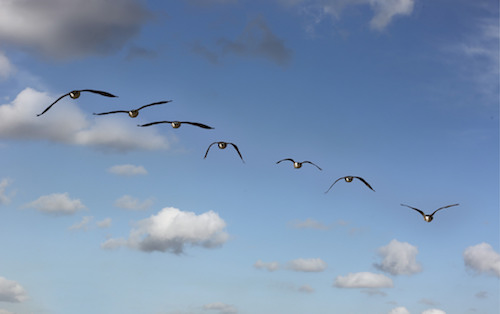
#> input picture src/tareas/Rotation/acaceres@fiuna.edu.py/imgs/birds.jpg, 500 x 314 px
$ python LAB_Components.py
#> lines starting #> are read from the running program, lines starting #| are printed output that depends on the picture
import cv2
import numpy as np

image=cv2.imread("../tareas/Rotation/acaceres@fiuna.edu.py/imgs/birds.jpg")
#> image is the input picture: shape (314, 500, 3); mean B, G, R 179, 147.5, 122.9

#resuze de la imagen

image=cv2.resize(image,(600,600))
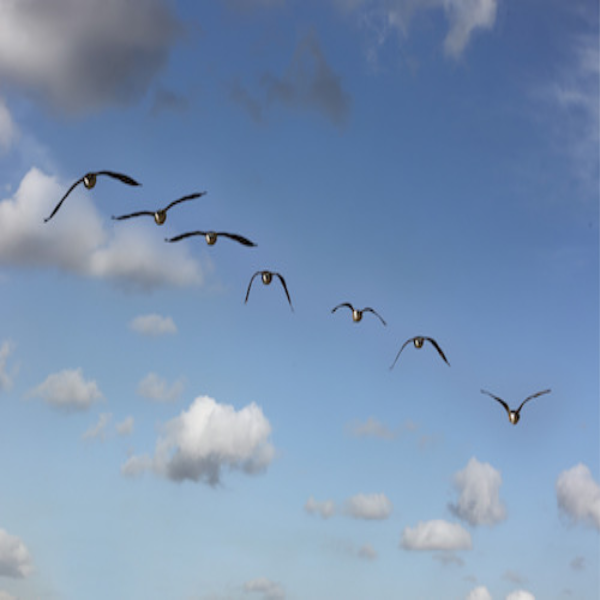
#> image: shape (600, 600, 3); mean B, G, R 178.9, 147.4, 122.8

#convertimos a LAB
imageLAB=cv2.cvtColor(image,cv2.COLOR_BGR2LAB)
#> imageLAB: shape (600, 600, 3); mean of channels 0, 1, 2 153.5, 127.4, 108.6

imageL=imageLAB[:,:,0]
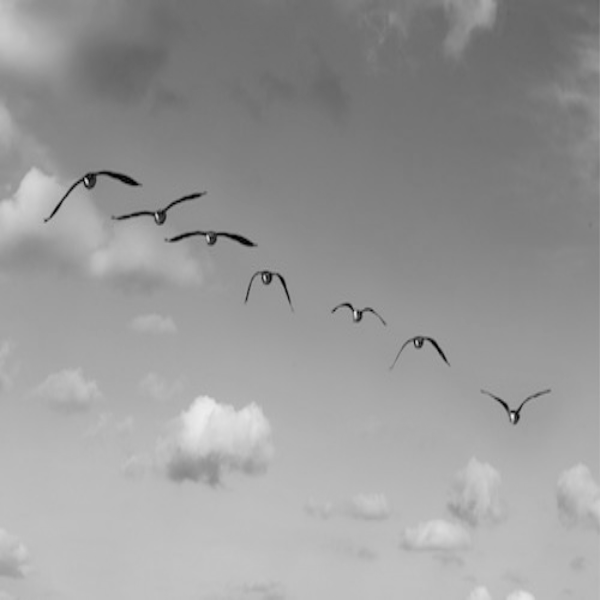
#> imageL: shape (600, 600); min 0, max 237, mean 153.5

imageA=imageLAB[:,:,1]
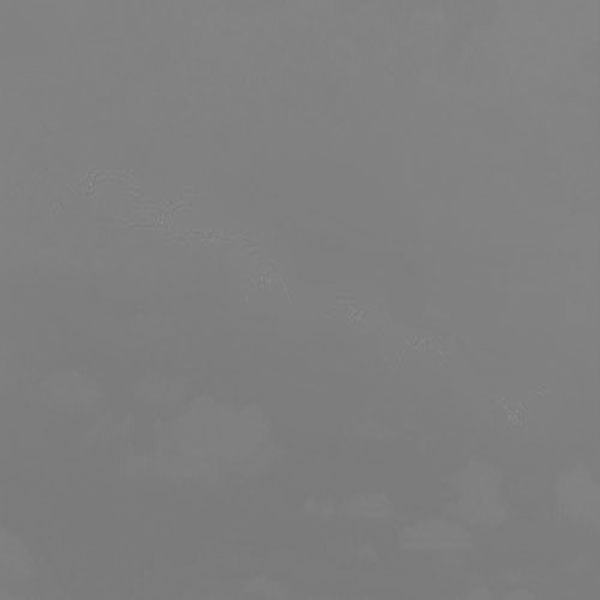
#> imageA: shape (600, 600); min 121, max 142, mean 127.4

imageB=imageLAB[:,:,2]
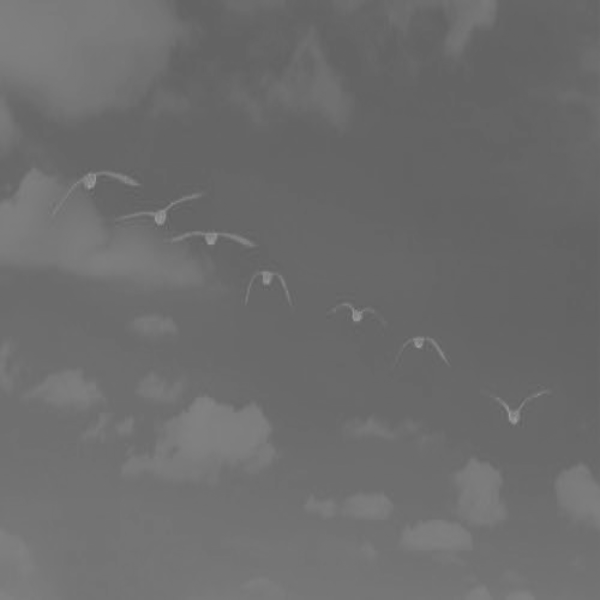
#> imageB: shape (600, 600); min 94, max 159, mean 108.6

cv2.imshow("L",imageL)
cv2.imshow("A",imageA)
cv2.imshow("B",imageB)


cv2.waitKey(0)
